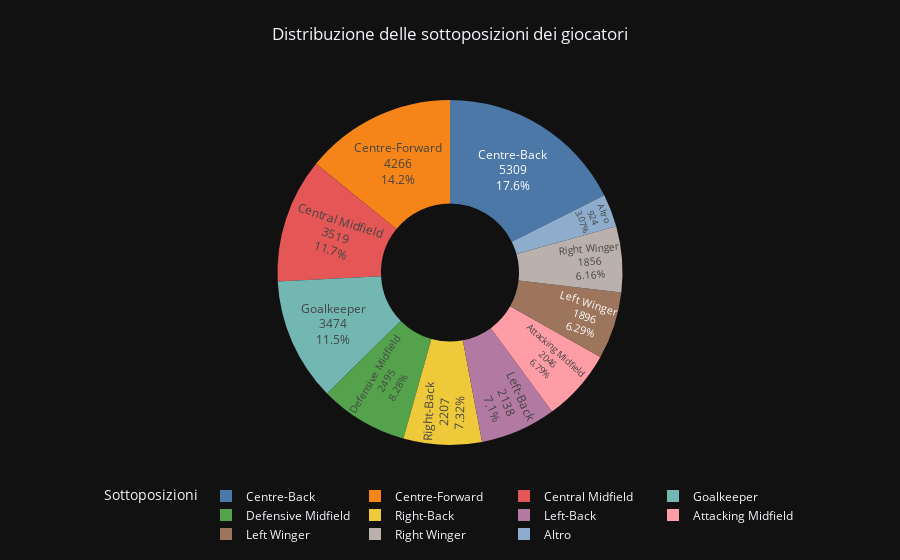

Notebook cell for this chart:
### Markdown cell above
### Counting Players' Sub-Positions

The code snippet counts the sub-positions of the players in the dataset and creates a pie chart to visualize their distribution.

### Code cell
# Conteggio delle sottoposizioni dei giocatori
sub_position_counts = players_df['sub_position'].value_counts()

# Filtraggio per le 10 sottoposizioni più comuni e somma delle altre
top_sub_positions = sub_position_counts.nlargest(10)
other_sub_positions_sum = sub_position_counts.loc[~sub_position_counts.index.isin(top_sub_positions.index)].sum()

# Creazione della Serie per "Altro"
other_sub_positions = pd.Series(other_sub_positions_sum, index=['Altro'])
# Unione delle sottoposizioni principali con quelle "Altro"
sub_position_distribution = pd.concat([top_sub_positions, other_sub_positions])

# Creazione del grafico a torta interattivo con Plotly
fig = px.pie(
    values=sub_position_distribution.values,
    names=sub_position_distribution.index,
    title='Distribuzione delle sottoposizioni dei giocatori',
    color_discrete_sequence=px.colors.qualitative.T10,
    hole=0.4  # Grafico a ciambella
)

fig.update_traces(textposition='inside', textinfo='percent+label+value')
fig.update_layout(
    title={
        'text': 'Distribuzione delle sottoposizioni dei giocatori',
        'y': 0.95,
        'x': 0.5,
        'xanchor': 'center',
        'yanchor': 'top'
    },
    showlegend=True,
    legend_title_text='Sottoposizioni',
    legend=dict(
        orientation="h",
        yanchor="bottom",
        y=-0.3,
        xanchor="center",
        x=0.5
    )
)

fig.show()

### Figure 1 — Plotly figure (JSON) as saved in the notebook; plotly's stock layout.template omitted (floating-point values rounded to 4 significant figures)
{"data": [{"domain": {"x": [0.0, 1.0], "y": [0.0, 1.0]}, "hole": 0.4, "hovertemplate": "label=%{label}<br>value=%{value}<extra></extra>", "labels": ["Centre-Back", "Centre-Forward", "Central Midfield", "Goalkeeper", "Defensive Midfield", "Right-Back", "Left-Back", "Attacking Midfield", "Left Winger", "Right Winger", "Altro"], "legendgroup": "", "name": "", "showlegend": true, "values": [5309, 4266, 3519, 3474, 2495, 2207, 2138, 2046, 1896, 1856, 924], "type": "pie", "textinfo": "percent+label+value", "textposition": "inside"}], "layout": {"legend": {"tracegroupgap": 0, "title": {"text": "Sottoposizioni"}, "orientation": "h", "yanchor": "bottom", "y": -0.3, "xanchor": "center", "x": 0.5}, "title": {"text": "Distribuzione delle sottoposizioni dei giocatori", "y": 0.95, "x": 0.5, "xanchor": "center", "yanchor": "top"}, "piecolorway": ["#4C78A8", "#F58518", "#E45756", "#72B7B2", "#54A24B", "#EECA3B", "#B279A2", "#FF9DA6", "#9D755D", "#BAB0AC"], "showlegend": true}}
